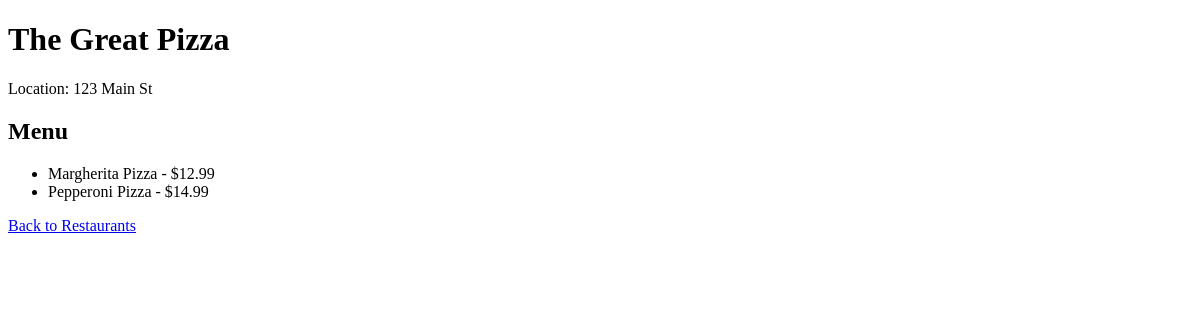
Page /restaurant/1 on the earlier database version.
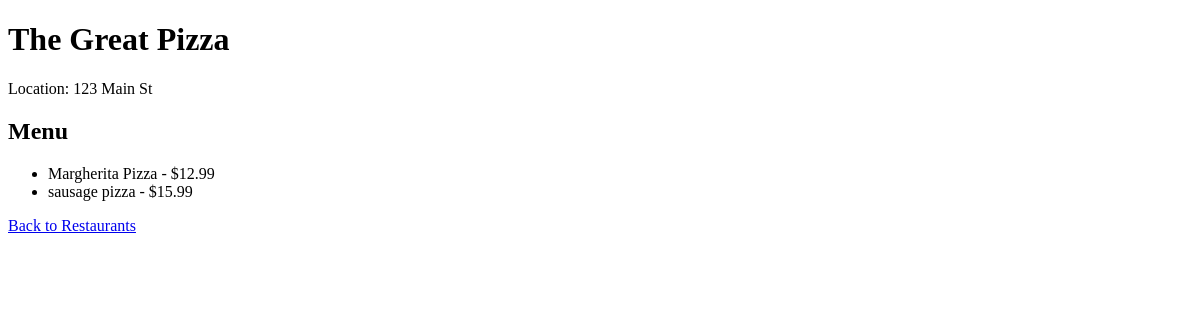
Same page on the later database version.
### tables this page shows
CREATE TABLE restaurants (
    rest_id INTEGER,
    name TEXT NOT NULL,
    location TEXT NOT NULL,
    owner INTEGER
);

CREATE TABLE menu_items (
    menu_item_id INTEGER PRIMARY KEY AUTOINCREMENT,
    rest_id INTEGER,
    name TEXT NOT NULL,
    description TEXT,
    price REAL NOT NULL,
    FOREIGN KEY (rest_id) REFERENCES restaurants(rest_id)
);

### app.py (the view)
@app.route('/restaurant/<int:rest_id>')
def restaurant_details(rest_id):
    conn = get_db_connection()
    cur = conn.cursor()
    cur.execute('SELECT name, location FROM restaurants WHERE rest_id = ?', (rest_id,))
    restaurant = cur.fetchone()
    cur.execute('SELECT name, price FROM menu_items WHERE rest_id = ?', (rest_id,))
    menu_items = cur.fetchall()
    conn.close()
    return render_template('restaurant_details.html', restaurant=restaurant, menu_items=menu_items)

### app.py (called while the page is built)
def get_db_connection():
    conn = sqlite3.connect('eatease.db')
    conn.row_factory = sqlite3.Row
    return conn

### templates/restaurant_details.html (shortened to what this page needs)
<!DOCTYPE html>
<html lang="en">
<head>
</head>
<body>
    <h1>{{ restaurant.name }}</h1>
    <p>Location: {{ restaurant.location }}</p>
    <h2>Menu</h2>
    <ul>
        {% for item in menu_items %}
        <li>{{ item.name }} - ${{ item.price }}</li>
        {% endfor %}
    </ul>
    <a href="/">Back to Restaurants</a>
</body>
</html>

Differences in the rows shown:
changed menu_items: name "Pepperoni Pizza" → "sausage pizza"; price "14.99" → "15.99"
